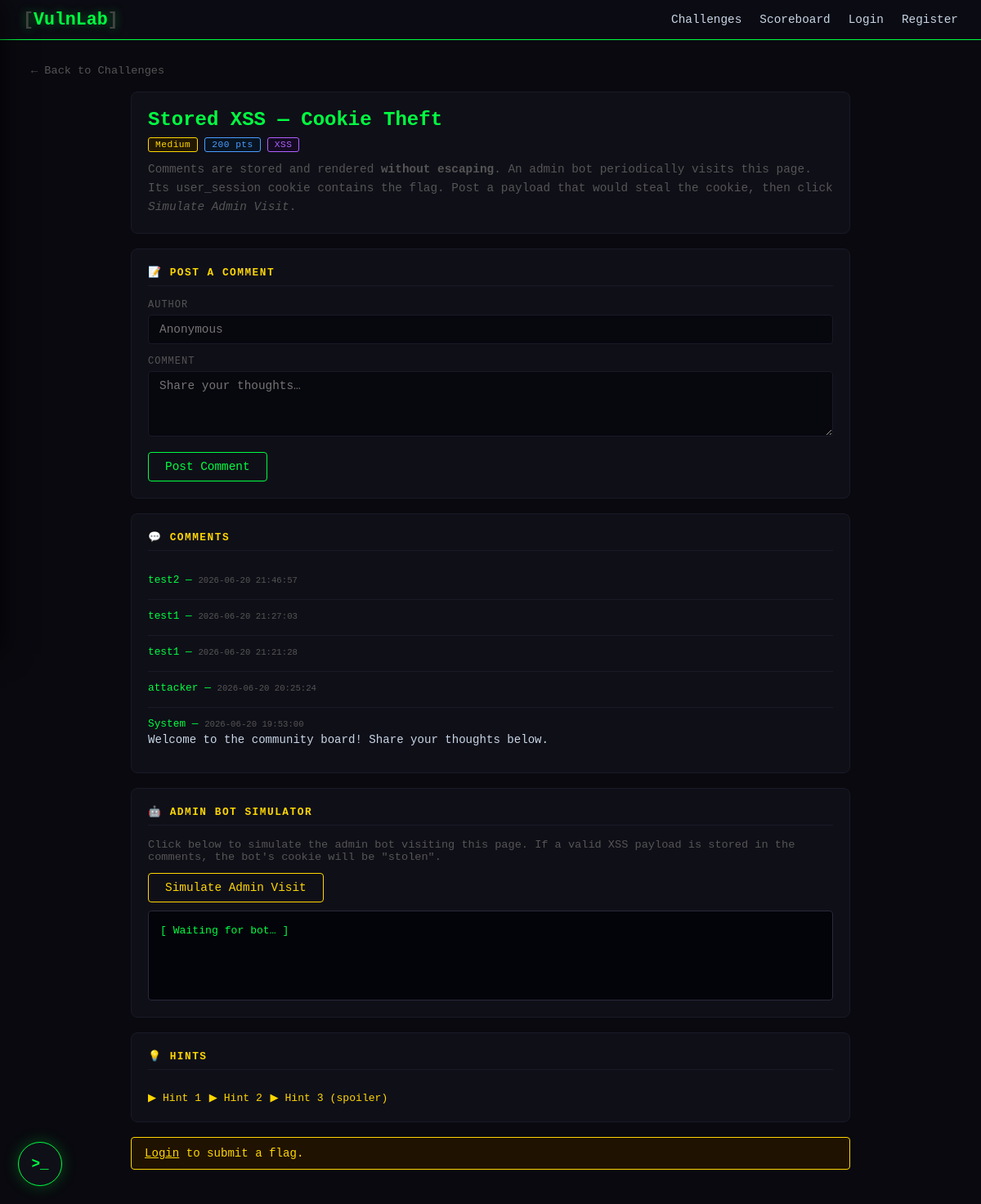
The app's page /challenges/xss_stored with its own data.
### tables this page shows
CREATE TABLE xss_comments (
        id         INTEGER PRIMARY KEY AUTOINCREMENT,
        author     TEXT,
        comment    TEXT,
        created_at TIMESTAMP DEFAULT CURRENT_TIMESTAMP
    );

### app.py (the view, shortened to what this page needs)
@app.route('/challenges/xss_stored', methods=['GET', 'POST'])
def xss_stored():
    db = get_db()
    comments = db.execute('SELECT * FROM xss_comments ORDER BY id DESC LIMIT 30').fetchall()
    db.close()
    resp = make_response(render_template('challenges/xss_stored.html',
                                          comments=comments, challenge=CHALLENGES['xss_stored']))
    resp.set_cookie('user_session', 'FLAG{xss_stored_cookie_stealer}', httponly=False)
    return resp

### app.py (called while the page is built)
def get_db():
    conn = sqlite3.connect(DATABASE)
    conn.row_factory = sqlite3.Row
    return conn

### templates/challenges/xss_stored.html (shortened to what this page needs)
{% extends 'base.html' %}
{% block content %}
<a class="back-link" href="/">← Back to Challenges</a>
<div class="challenge-page" data-challenge="xss_stored">
  <div class="ch-header">
    <h2>{{ challenge.name }}</h2>
    <div class="ch-meta">
      <span class="badge badge-medium">Medium</span>
      <span class="badge badge-points">{{ challenge.points }} pts</span>
      <span class="badge badge-cat">{{ challenge.category }}</span>
    </div>
    <p class="ch-desc">
      Comments are stored and rendered <strong>without escaping</strong>.
      An admin bot periodically visits this page. Its <code>user_session</code> cookie contains the flag.
      Post a payload that would steal the cookie, then click <em>Simulate Admin Visit</em>.
    </p>
  </div>
  <div class="ch-section">
    <h3>📝 Post a Comment</h3>
    <form method="POST">
      <div class="form-group">
        <label>Author</label>
        <input type="text" name="author" placeholder="Anonymous">
      </div>
      <div class="form-group">
        <label>Comment</label>
        <textarea name="comment" placeholder="Share your thoughts…"></textarea>
      </div>
      <button type="submit" class="btn btn-primary">Post Comment</button>
    </form>
  </div>
  <div class="ch-section">
    <h3>💬 Comments</h3>
    {% for c in comments %}
    <div class="comment">
      <div class="comment-author">{{ c.author }} — <small class="text-dim">{{ c.created_at }}</small></div>
      <div class="comment-body">{{ c.comment | safe }}</div>
    </div>
    {% else %}
    <p class="text-dim">No comments yet.</p>
    {% endfor %}
  </div>
  <div class="ch-section">
    <h3>🤖 Admin Bot Simulator</h3>
    <p class="text-dim" style="font-size:.85rem;margin-bottom:12px">
      Click below to simulate the admin bot visiting this page.
      If a valid XSS payload is stored in the comments, the bot's cookie will be "stolen".
    </p>
    <button class="btn btn-warning" onclick="runBot()">Simulate Admin Visit</button>
    <div class="terminal mt-10" id="bot-output">[ Waiting for bot… ]</div>
  </div>
  <div class="ch-section">
    <h3>💡 Hints</h3>
    <button class="hint-toggle" onclick="toggleHint('h1')">▶ Hint 1</button>
    <button class="hint-toggle mt-10" onclick="toggleHint('h2')">▶ Hint 2</button>
    <button class="hint-toggle mt-10" onclick="toggleHint('h3')">▶ Hint 3 (spoiler)</button>
  </div>
  {% if session.username %}
  <div class="ch-section" data-challenge="xss_stored">
    <h3>🚩 Submit Flag</h3>
    <div class="flag-row">
      <input type="text" id="flag-input" placeholder="FLAG{...}">
      <button id="flag-btn" class="btn btn-primary" onclick="submitFlag('xss_stored')">Submit</button>
    </div>
  </div>
  {% else %}
  <div class="alert alert-warning"><a href="/login" style="color:inherit">Login</a> to submit a flag.</div>
  {% endif %}
</div>
{% endblock %}

### static/css/style.css (style rules this page uses)
:root { --bg: #09090f; --bg-card: #0f0f18; --bg-nav: #0b0b13; --green: #00ff41; --green-d: #00c832; --red: #ff4444; --yellow: #ffd700; --blue: #4a9eff; --purple: #b060ff; --text: #c8d6e5; --text-dim: #555; --border: #1a1a28; }
*, *::before, *::after { margin: 0; padding: 0; box-sizing: border-box; }
body { font-family: 'Courier New', Courier, monospace; background: var(--bg); color: var(--text); min-height: 100vh; }
.badge { padding: 2px 8px; border-radius: 3px; font-size: .7rem; letter-spacing: .5px; }
.badge-medium { background:#221800; color:var(--yellow); border:1px solid var(--yellow); }
.badge-points { background:#081422; color:var(--blue); border:1px solid var(--blue); }
.badge-cat { background:#140a22; color:var(--purple); border:1px solid var(--purple); }
.btn { display: inline-block; padding: 9px 20px; border-radius: 4px; font-family: 'Courier New', monospace; font-size: .9rem; cursor: pointer; border: none; text-decoration: none; transition: all .18s; }
.btn-primary { background: transparent; border: 1px solid var(--green); color: var(--green); }
.btn-warning { background: transparent; border: 1px solid var(--yellow); color: var(--yellow); }
.challenge-page { max-width: 880px; margin: 0 auto; }
.ch-header { background: var(--bg-card); border: 1px solid var(--border); border-radius: 8px; padding: 20px; margin-bottom: 18px; }
.ch-header h2 { color: var(--green); margin-bottom: 8px; }
.ch-meta { display: flex; gap: 8px; flex-wrap: wrap; margin-bottom: 10px; }
.ch-desc { color: var(--text-dim); font-size: .9rem; line-height: 1.6; }
.ch-section { background: var(--bg-card); border: 1px solid var(--border); border-radius: 8px; padding: 20px; margin-bottom: 18px; }
.ch-section h3 { font-size: .8rem; text-transform: uppercase; letter-spacing: 1.5px; color: var(--yellow); margin-bottom: 16px; padding-bottom: 8px; border-bottom: 1px solid var(--border); }
.form-group { margin-bottom: 14px; }
label { display: block; font-size: .75rem; text-transform: uppercase; letter-spacing: 1px; color: var(--text-dim); margin-bottom: 5px; }
input[type=text], input[type=password], input[type=email], textarea, select { width: 100%; background: #07070e; border: 1px solid var(--border); border-radius: 4px; padding: 9px 13px; color: var(--text); font-family: 'Courier New', monospace; font-size: .9rem; transition: border-color .15s; }
textarea { min-height: 80px; resize: vertical; }
.terminal { background: #03030a; border: 1px solid #2a2a3a; border-radius: 4px; padding: 14px; font-size: .82rem; color: var(--green); min-height: 110px; white-space: pre-wrap; word-break: break-all; line-height: 1.5; }
.alert { padding: 11px 16px; border-radius: 4px; font-size: .88rem; margin-bottom: 14px; }
.alert-warning { background:#201200; border:1px solid var(--yellow);color:var(--yellow); }
.hint-toggle { background: none; border: none; font-family: inherit; font-size: .82rem; color: var(--yellow); cursor: pointer; padding: 0; margin-top: 6px; }
.comment { padding: 12px 0; border-bottom: 1px solid var(--border); }
.comment:last-child { border-bottom: none; }
.comment-author { color: var(--green); font-size: .8rem; margin-bottom: 4px; }
.comment-body { font-size: .88rem; }
.back-link { display: inline-block; color: var(--text-dim); text-decoration: none; font-size: .85rem; margin-bottom: 18px; }
.text-dim { color: var(--text-dim); }
.mt-10 { margin-top: 10px; }

### records on screen
xss_comments: author "test2", created_at "2026-06-20 21:46:57"
xss_comments: author "test1", created_at "2026-06-20 21:27:03"
xss_comments: author "test1", created_at "2026-06-20 21:21:28"
xss_comments: author "attacker", created_at "2026-06-20 20:25:24"
xss_comments: author "System", created_at "2026-06-20 19:53:00", comment "Welcome to the community board! Share your thoughts below."

### other values on screen
{{ challenge.name }} "Stored XSS — Cookie Theft"
{{ challenge.points }} "200"
{{ challenge.category }} "XSS"
